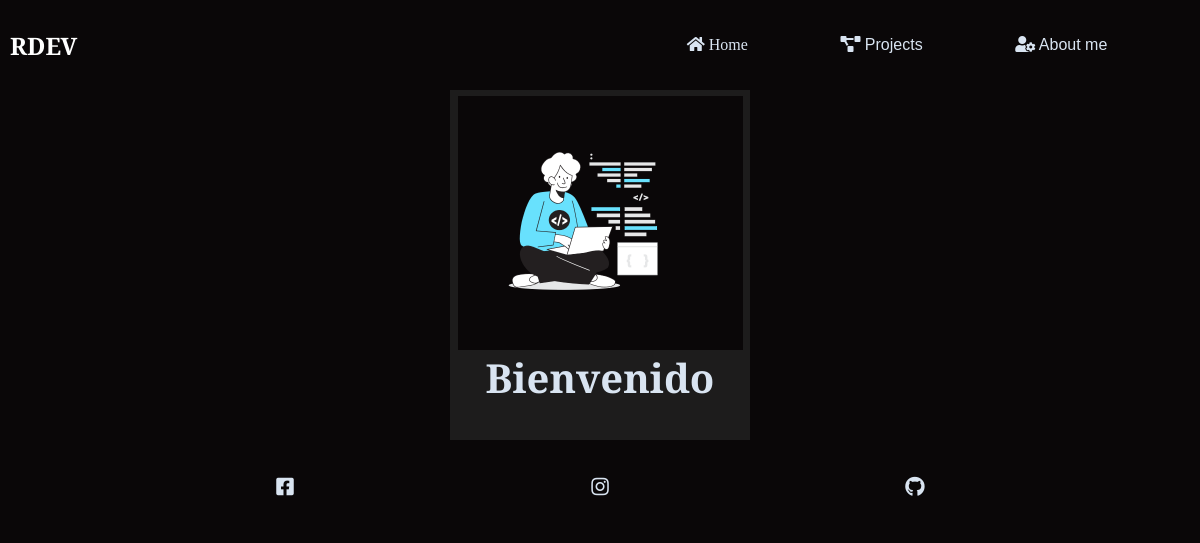
Screenshot of /blog/ with the database file from the repository.
### home/models.py (models this page shows)
class Blogs(models.Model):
    blog_title = models.CharField(max_length=200)
    blog_intro = models.TextField()
    blog_intro_image = models.ImageField(blank=True, null=True, upload_to="blog_images")
    blog_body = models.TextField(blank=True, null=True)
    blog_body_image = models.ImageField(blank=True, null=True, upload_to="blog_images")
    blog_closing = models.TextField(blank=True, null=True)
    class Meta:
        verbose_name = "Blog"
        verbose_name_plural = "Blogs"

### home/views.py (the view)
# urls.py: path('blog/', blogs_display, name="Blog"),
def blogs_display(request):
    blogs = Blogs.objects.all()
    return render(request, 'home/blogs_display.html', {'blogs': blogs})

### home/templates/home/blogs_display.html
{% extends 'main_app/base.html' %} {% load static %} {% block title%}Blog{% endblock %} {% block content %}
<link rel="stylesheet" href="{% static 'main_app/css/blog.css' %}">
<section class="blog-links-container">
    {% for blog in blogs %}
    <a class="blog-link" href="{% url 'BlogView' blog.blog_title %}" data-aos="flip-left" data-aos-duration="2000" data-aos-anchor-placement="top-bottom">
        <div class="image-container">
            <img src="{{blog.blog_intro_image.url}}" alt="{{blog.blog_title}}" class="img-sm">
        </div>
        <h3 class="blog-link-title">{{blog.blog_title}}</h3>
    </a>
    {% endfor %}
</section>
{% endblock %}

### main_app/static/main_app/css/base.css (style rules this page uses)
html { font-size: 16px; }
body { font-family: 'Bitter', serif; box-sizing: border-box; margin: 0; overflow-x: hidden; background-color: var(--black); }
.img-sm { width: 250px; height: 250px; object-fit: cover; }
:root { --primary: #145DA0; --secondary: #2E8BC0; --dark: #0C2D48; --gray: #444b5af6; --black: #0A0708; --white: #d9e4f1; --light: #B1D4E0; --text-content-fz: 1.5rem; --h1-fz: 4rem; --h2-fz: 3rem; --h3-fz: 2.5rem; }

### main_app/static/main_app/css/blog.css (style rules this page uses)
.blog-links-container { width: 100%; display: flex; flex-direction: row; flex-wrap: wrap; justify-content: space-evenly; align-items: center; }
.blog-link { width: 300px; height: 350px; display: flex; flex-direction: column; align-items: center; justify-content: center; text-decoration: none; background-color: rgb(29, 28, 28); }
.image-container { width: 95%; margin-top: 10px; background-color: var(--black); margin-bottom: 0; }
.blog-link-title { margin-top: 0; color: var(--white); font-size: var(--h3-fz); background-color: rgb(29, 28, 28); width: 100%; text-align: center; }

### rows the page displays
Blogs: blog_intro_image (picture), blog_title "Bienvenido"
